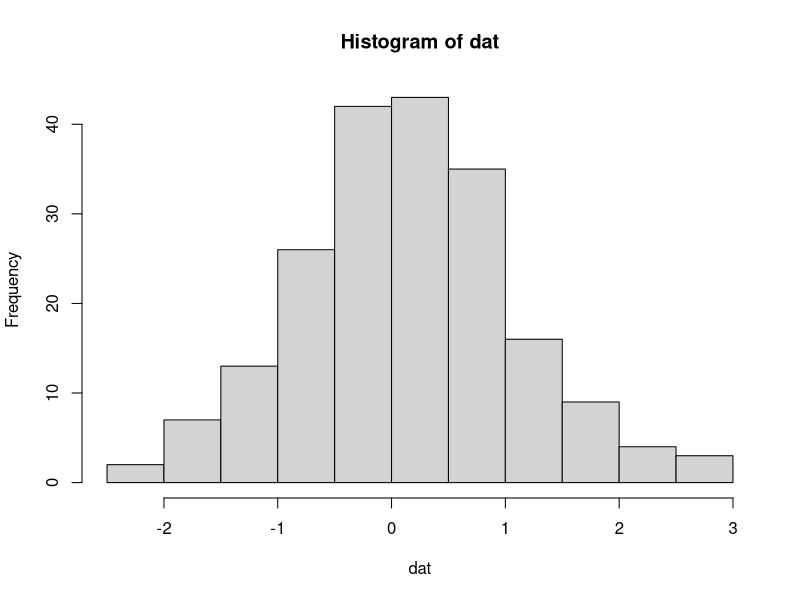
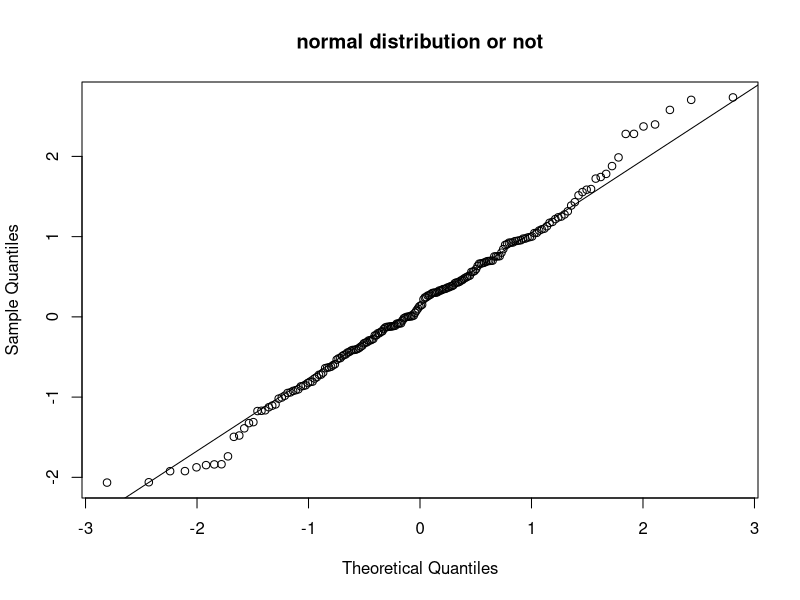

Reproduce these figures in R, in order.

# create data from a normal distribution ----------------------------------
set.seed(2023)
dat <- rnorm(200, 0, 1) # mean = 0, std = 1

# check histrogram
hist(dat)

# check qqplot
qqnorm(dat, main='normal distribution or not')
qqline(dat)

# shapiro test
shapiro.test(dat)

# Kolmogorov-Smirnov Test
ks.test(dat, 'pnorm') # sensitive to sample size
